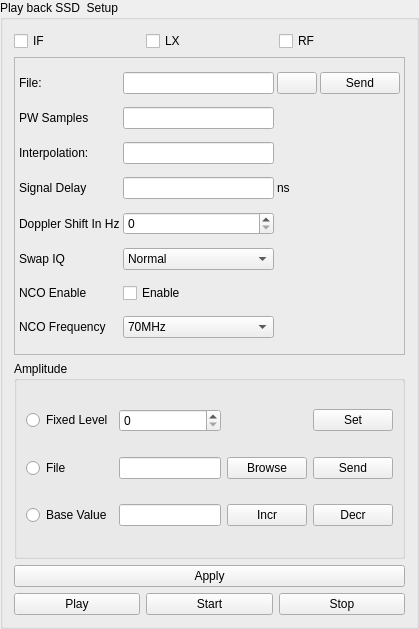
         <widget class="QGroupBox" name="groupBox_playback_if_data_send_3">
          <property name="geometry">
           <rect>
            <x>583</x>
            <y>0</y>
            <width>419</width>
            <height>629</height>
           </rect>
          </property>
          <property name="title">
           <string>Play back SSD  Setup</string>
          </property>
          <layout class="QVBoxLayout" name="verticalLayout_46">
           <item>
            <layout class="QHBoxLayout" name="horizontalLayout_72">
             <item>
              <widget class="QCheckBox" name="CBpbssdif">
               <property name="text">
                <string>IF</string>
               </property>
              </widget>
             </item>
             <item>
              <widget class="QCheckBox" name="CBpbssdlx">
               <property name="text">
                <string>LX</string>
               </property>
              </widget>
             </item>
             <item>
              <widget class="QCheckBox" name="CBpbssdrf">
               <property name="text">
                <string>RF</string>
               </property>
              </widget>
             </item>
            </layout>
           </item>
           <item>
            <widget class="QFrame" name="frame_37">
             <property name="sizePolicy">
              <sizepolicy hsizetype="Preferred" vsizetype="Preferred">
               <horstretch>0</horstretch>
               <verstretch>240</verstretch>
              </sizepolicy>
             </property>
             <property name="frameShape">
              <enum>QFrame::Shape::StyledPanel</enum>
             </property>
             <property name="frameShadow">
              <enum>QFrame::Shadow::Raised</enum>
             </property>
             <layout class="QHBoxLayout" name="horizontalLayout_73">
              <property name="spacing">
               <number>3</number>
              </property>
              <property name="leftMargin">
               <number>4</number>
              </property>
              <property name="topMargin">
               <number>4</number>
              </property>
              <property name="rightMargin">
               <number>4</number>
              </property>
              <property name="bottomMargin">
               <number>4</number>
              </property>
              <item>
               <layout class="QGridLayout" name="gridLayout_65">
                <item row="4" column="0">
                 <widget class="QLabel" name="label_playback_pulse_width_8">
                  <property name="text">
                   <string>Signal Delay</string>
                  </property>
                 </widget>
                </item>
                <item row="1" column="1">
                 <widget class="QLineEdit" name="LEpbssdpwsamp"/>
                </item>
                <item row="6" column="1">
                 <widget class="QComboBox" name="CBpbssdswaiq">
                  <item>
                   <property name="text">
                    <string>Normal</string>
                   </property>
                  </item>
                  <item>
                   <property name="text">
                    <string>Swap</string>
                   </property>
                  </item>
                 </widget>
                </item>
                <item row="1" column="0">
                 <widget class="QLabel" name="label_playback_pulse_width_9">
                  <property name="text">
                   <string>PW Samples</string>
                  </property>
                 </widget>
                </item>
                <item row="4" column="1">
                 <widget class="QLineEdit" name="LEpbssdsignadelay"/>
                </item>
                <item row="3" column="1">
                 <widget class="QLineEdit" name="LEpbssdinterpolation"/>
                </item>
                <item row="0" column="1">
                 <widget class="QLineEdit" name="LEpbssdfile"/>
                </item>
                <item row="8" column="1">
                 <widget class="QComboBox" name="CBpbssdnocfrequency">
                  <item>
                   <property name="text">
                    <string>70MHz</string>
                   </property>
                  </item>
                  <item>
                   <property name="text">
                    <string>180MHz</string>
                   </property>
                  </item>
                 </widget>
                </item>
                <item row="7" column="0">
                 <widget class="QLabel" name="label_signal_delay_ch2_6">
                  <property name="text">
                   <string>NCO Enable</string>
                  </property>
                 </widget>
                </item>
                <item row="5" column="1">
                 <widget class="QSpinBox" name="SBpbssddopplershift"/>
                </item>
                <item row="6" column="0">
                 <widget class="QLabel" name="label_iq_data_channel2_9">
                  <property name="text">
                   <string>Swap IQ</string>
                  </property>
                 </widget>
                </item>
                <item row="5" column="0">
                 <widget class="QLabel" name="label_signal_delay_ch1_9">
                  <property name="text">
                   <string>Doppler Shift In Hz</string>
                  </property>
                 </widget>
                </item>
                <item row="0" column="0">
                 <widget class="QLabel" name="label_playback_file_3">
                  <property name="text">
                   <string>File:</string>
                  </property>
                 </widget>
                </item>
                <item row="0" column="2">
                 <widget class="QPushButton" name="PBplaybackssdbrowse">
                  <property name="icon">
                   <iconset resource="TargetEchoGen.qrc">
                    <normaloff>:/images/file-browser-icon-23.jpg</normaloff>:/images/file-browser-icon-23.jpg</iconset>
                  </property>
                  <property name="iconSize">
                   <size>
                    <width>20</width>
                    <height>20</height>
                   </size>
                  </property>
                 </widget>
                </item>
                <item row="0" column="3">
                 <widget class="QPushButton" name="PBplaybackssdsend">
                  <property name="text">
                   <string>Send</string>
                  </property>
                 </widget>
                </item>
                <item row="4" column="2">
                 <widget class="QLabel" name="label_playback_pulse_width_10">
                  <property name="text">
                   <string>ns</string>
                  </property>
                 </widget>
                </item>
                <item row="3" column="0">
                 <widget class="QLabel" name="label_89">
                  <property name="text">
                   <string>Interpolation:</string>
                  </property>
                 </widget>
                </item>
                <item row="8" column="0">
                 <widget class="QLabel" name="label_nco_output_freq_6">
                  <property name="text">
                   <string>NCO Frequency</string>
                  </property>
                 </widget>
                </item>
                <item row="7" column="1">
                 <widget class="QCheckBox" name="CBpbssdnocenable">
                  <property name="text">
                   <string>Enable</string>
                  </property>
                 </widget>
                </item>
               </layout>
              </item>
             </layout>
            </widget>
           </item>
           <item>
            <widget class="QGroupBox" name="groupBox_25">
             <property name="sizePolicy">
              <sizepolicy hsizetype="Preferred" vsizetype="Preferred">
               <horstretch>0</horstretch>
               <verstretch>160</verstretch>
              </sizepolicy>
             </property>
             <property name="title">
              <string>Amplitude</string>
             </property>
             <layout class="QHBoxLayout" name="horizontalLayout_74">
              <item>
               <layout class="QGridLayout" name="gridLayout_66">
                <item row="1" column="3">
                 <widget class="QPushButton" name="PBpbssdAMPLsend">
                  <property name="text">
                   <string>Send</string>
                  </property>
                 </widget>
                </item>
                <item row="0" column="1">
                 <widget class="QSpinBox" name="SBpbssdAMPLfixlevel"/>
                </item>
                <item row="2" column="3">
                 <widget class="QPushButton" name="PBpbssdAMPLdecr">
                  <property name="text">
                   <string>Decr</string>
                  </property>
                 </widget>
                </item>
                <item row="2" column="0">
                 <widget class="QRadioButton" name="radioButton_25">
                  <property name="text">
                   <string>Base Value</string>
                  </property>
                 </widget>
                </item>
                <item row="1" column="0">
                 <widget class="QRadioButton" name="radioButton_26">
                  <property name="text">
                   <string>File</string>
                  </property>
                 </widget>
                </item>
                <item row="2" column="1">
                 <widget class="QLineEdit" name="LEpbssdAMPLbasevalue"/>
                </item>
                <item row="2" column="2">
                 <widget class="QPushButton" name="PBpbssdAMPLincr">
                  <property name="text">
                   <string>Incr</string>
                  </property>
                 </widget>
                </item>
                <item row="1" column="1">
                 <widget class="QLineEdit" name="LEpbssdAMPLfile"/>
                </item>
                <item row="0" column="0">
                 <widget class="QRadioButton" name="radioButton_27">
                  <property name="text">
                   <string>Fixed Level</string>
                  </property>
                 </widget>
                </item>
                <item row="0" column="3">
                 <widget class="QPushButton" name="PBpbssdAMPLset">
                  <property name="text">
                   <string>Set</string>
                  </property>
                 </widget>
                </item>
                <item row="1" column="2">
                 <widget class="QPushButton" name="PBpbssdAMPLbrowse">
                  <property name="text">
                   <string>Browse</string>
                  </property>
                 </widget>
                </item>
               </layout>
              </item>
             </layout>
            </widget>
           </item>
           <item>
            <widget class="QPushButton" name="PBpbssdAMPLapply">
             <property name="text">
              <string>Apply</string>
             </property>
            </widget>
           </item>
           <item>
            <layout class="QHBoxLayout" name="horizontalLayout_75">
             <item>
              <widget class="QPushButton" name="PBpbssdAMPLplay">
               <property name="text">
                <string>Play</string>
               </property>
              </widget>
             </item>
             <item>
              <widget class="QPushButton" name="PBpbssdAMPLstart">
               <property name="text">
                <string>Start</string>
               </property>
              </widget>
             </item>
             <item>
              <widget class="QPushButton" name="PBpbssdAMPLstop">
               <property name="text">
                <string>Stop</string>
               </property>
              </widget>
             </item>
            </layout>
           </item>
          </layout>
         </widget>
